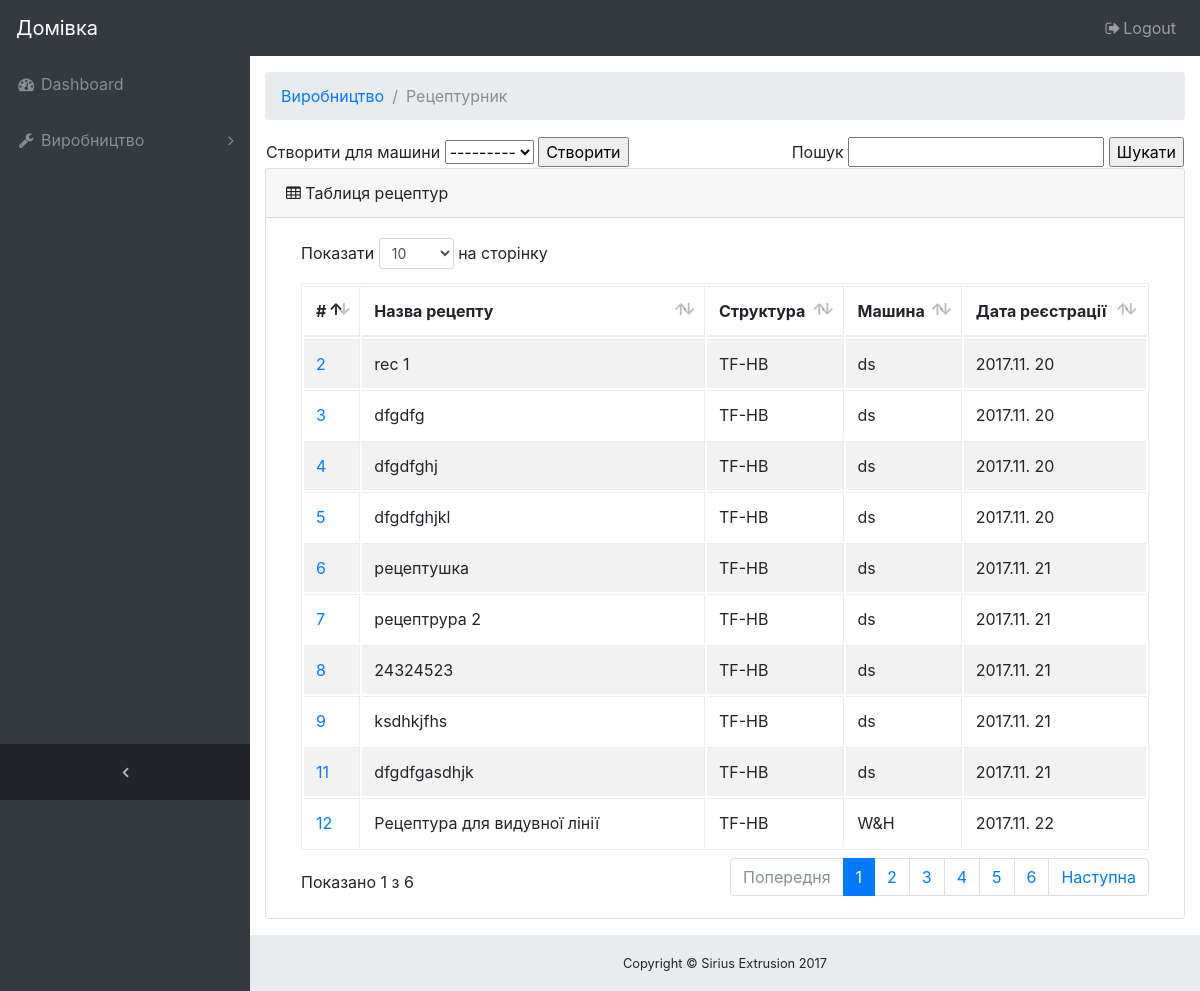
/manuf/formula_list/, run on the app's committed database.
### manufacturing/models.py (models this page shows, shortened)
class Formula(models.Model):
    register_date = models.DateTimeField(auto_now=True)
    formula_name = models.CharField(max_length=200, unique=True)
    machine = models.ForeignKey(Machine, on_delete=models.PROTECT)
    structure = models.ForeignKey(Structure, on_delete=models.PROTECT)
    productivity = models.FloatField()
    description = models.TextField()
    class Meta:
        verbose_name = "Рецептура"
        verbose_name_plural = "Рецептури"

class Structure(models.Model):
    register_date = models.DateTimeField(auto_now=True)
    structure_name = models.CharField(
        verbose_name='Структура',
        max_length=200,
        unique=True
    )
    class Meta:
        verbose_name = "Структура"
        verbose_name_plural = "Структури"
    def __str__(self):
        return self.structure_name

class Machine(models.Model):
    register_date = models.DateTimeField(auto_now=True)
    machine_name = models.CharField(max_length=200, unique=True)
    division = models.ForeignKey(Division, on_delete=models.CASCADE)
    extrusion_type = models.ForeignKey(ExtrusionType, on_delete=models.CASCADE)
    incapsulation = models.BooleanField()
    recycling = models.BooleanField()
    description = models.TextField()
    set_in = models.CharField(
        max_length=50, choices=(
            ('mass', 'mass percentage'),
            ('thickness', 'thickness'),
        )
    )
    settable_accuracy = models.FloatField(
        choices=(
            (1, '1'),
            (0.1, '0.1'),
            (0.01, '0.01'),
            (0.001, '0.001'),
        )
    )
    class Meta:
        verbose_name = "Машина"
        verbose_name_plural = "Машини"
    def __str__(self):
        return self.machine_name

### manufacturing/views.py (the view, shortened to what this page needs)
def formula_list(request):
    query_set = set(Formula.objects.all())
    crlick_2_create_form = ClickToFormulaForm(request.POST or None)
    search_form = SearchForm(request.GET or None)
    if crlick_2_create_form.is_valid() and crlick_2_create_form.cleaned_data['machine']:
        machine_id = crlick_2_create_form.cleaned_data['machine'].id
        return redirect('manufacturing:create_formula', machine_id)
    qty = len(query_set)
    context = {
        'query_set':query_set,
        'qty':qty,
        'crlick_2_create_form':crlick_2_create_form,
        'search_form':search_form
    }
    return render(request, 'manufacturing/formula_list.html', context)

### manufacturing/forms.py
class ClickToFormulaForm(forms.Form):
    machine = forms.ModelChoiceField(
        label='Cтворити для машини ',
        queryset=Machine.objects.all(),
        widget=forms.Select,
        required=False,
    )

class SearchForm(forms.Form):
    search = forms.CharField(max_length=300, label='Пошук ', required=False)

### manufacturing/templates/manufacturing/formula_list.html (shortened to what this page needs)
{% extends 'manufacturing/base.html' %}
{% block formula_list %}
<ol class="breadcrumb">
  <li class="breadcrumb-item">
	<a href="#">Виробництво</a>
  </li>
  <li class="breadcrumb-item active">Рецептурник</li>
</ol>
<table style="width: 100%;">
	<tr>
		<td><form method="post">{% csrf_token %}{{ crlick_2_create_form.machine.label }}{{ crlick_2_create_form.machine }} <input type="submit" value="Створити"/></form></td>
		<td style="text-align: right;"><form method="get">{% csrf_token %}{{ search_form.search.label }}{{ search_form.search }} <input type="submit" value="Шукати"/></form></td>
	</tr>
</table>
<div class="card mb-3">
        <div class="card-header">
          <i class="fa fa-table"></i> Таблиця рецептур </div>
        <div class="card-body">
          <div class="table-responsive">
<table class="table table-striped table-bordered" id="formula_table">
	<thead>
		<tr>
        	<th scope="col"> # </th>
			<th scope="col"> Назва рецепту </th>
			<th scope="col"> Структура </th>
			<th scope="col"> Машина </th>
			<th scope="col"> Дата реєстрації</th>
		</tr>
	</thead>
	<tbody>
		{% for formula in query_set %}
		<tr>
        	<td scope="row"> <a href="{% url 'manufacturing:formula_detail' formula.id %}"> {{ formula.id }} </td>
			<td> {{ formula.formula_name }} </td>
			<td> {{ formula.structure }} </td>
			<td> {{ formula.machine }} </td>
			<td> {{ formula.register_date.year }}.{{ formula.register_date.month }}. {% if formula.register_date.day < 10 %}0{% endif %}{{ formula.register_date.day }}</td>
		</tr>
		{% endfor %}
	</tbody>
</table>
</div>
</div>
</div>
{% endblock %}

### manufacturing/static/manufacturing/css/sb-admin.css (style rules this page uses)
html { position: relative; min-height: 100%; }
body { overflow-x: hidden; }
body.sticky-footer { margin-bottom: 56px; }
body.fixed-nav { padding-top: 56px; }

### data on the page
Formula: id "2", formula_name "rec 1", structure "TF-HB", machine "ds", register_date.year "2017", register_date.month "11", register_date.day "20"
Formula: id "3", formula_name "dfgdfg", structure "TF-HB", machine "ds", register_date.year "2017", register_date.month "11", register_date.day "20"
Formula: id "4", formula_name "dfgdfghj", structure "TF-HB", machine "ds", register_date.year "2017", register_date.month "11", register_date.day "20"
Formula: id "5", formula_name "dfgdfghjkl", structure "TF-HB", machine "ds", register_date.year "2017", register_date.month "11", register_date.day "20"
Formula: id "6", formula_name "рецептушка", structure "TF-HB", machine "ds", register_date.year "2017", register_date.month "11", register_date.day "21"
Formula: id "7", formula_name "рецептрура 2", structure "TF-HB", machine "ds", register_date.year "2017", register_date.month "11", register_date.day "21"
Formula: id "8", formula_name "24324523", structure "TF-HB", machine "ds", register_date.year "2017", register_date.month "11", register_date.day "21"
Formula: id "9", formula_name "ksdhkjfhs", structure "TF-HB", machine "ds", register_date.year "2017", register_date.month "11", register_date.day "21"
Formula: id "11", formula_name "dfgdfgasdhjk", structure "TF-HB", machine "ds", register_date.year "2017", register_date.month "11", register_date.day "21"
Formula: id "12", formula_name "Рецептура для видувної лінії", structure "TF-HB", machine "W&H", register_date.year "2017", register_date.month "11", register_date.day "22"

### other printed values
{{ crlick_2_create_form.machine.label }} "Cтворити для машини"
{{ search_form.search.label }} "Пошук"
